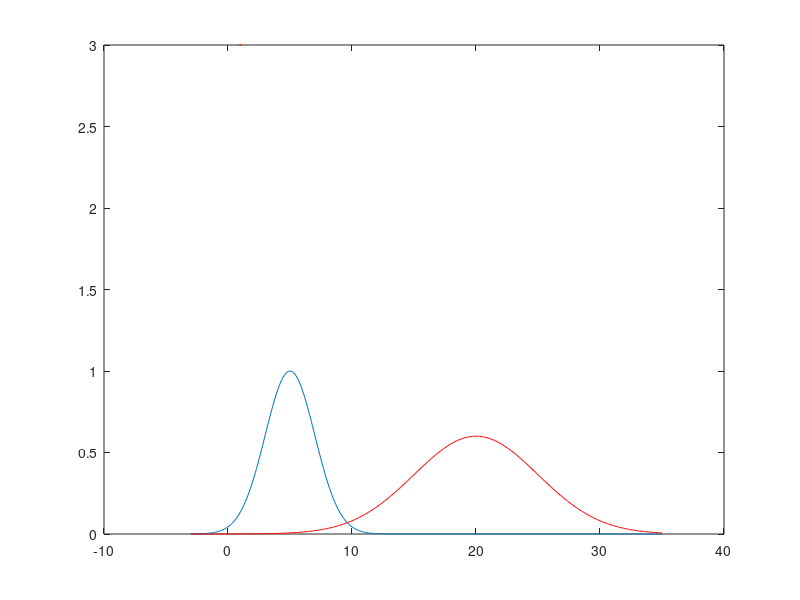

Write the MATLAB code that produced this figure.
clc
clear
x = -3:0.1:35;
y = gaussmf(x,[2 5]);
plot(x,y,LineWidth=3,Color="b")
hold on


x = -3:0.1:35;
y = gaussmf(x,[5 20]);
y=0.6*y;
plot(x,y,'-r',LineWidth=3)

